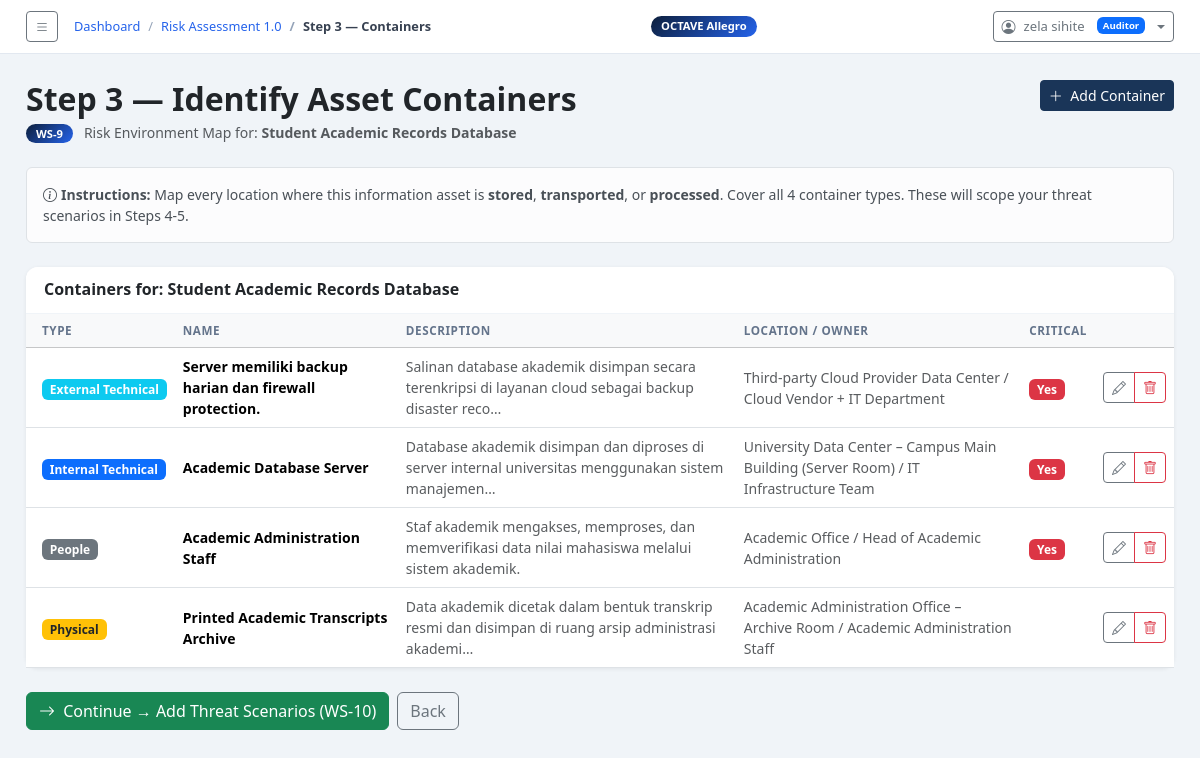
Page /assets/1/containers/ (signed in) on the committed database.
### octave_app/models.py (models this page shows, shortened)
class InformationAsset(models.Model):
    ASSET_OWNER_TYPE = [
        ('internal', 'Internal'),
        ('external', 'External'),
    ]
    assessment        = models.ForeignKey(Assessment, on_delete=models.CASCADE, related_name='assets')
    name              = models.CharField(max_length=255, help_text='Name of the information asset.')
    description       = models.TextField(help_text='Brief description of what this asset is.')
    rationale         = models.TextField(
                            help_text='Why is this asset important? What would happen if it were lost or compromised?')
    owner             = models.CharField(max_length=255, help_text='Person or group responsible for this asset.')
    owner_type        = models.CharField(max_length=10, choices=ASSET_OWNER_TYPE, default='internal')
    req_confidentiality = models.TextField(
                              help_text='Who should have access? What would disclosure cause?')
    req_integrity       = models.TextField(
                              help_text='What accuracy/completeness requirements exist? Impact of modification?')
    req_availability    = models.TextField(
                              help_text='How available must this asset be? Impact of downtime?')
    most_important_req  = models.CharField(max_length=20, choices=CIA_CHOICES,
                              help_text='Which single CIA property is MOST critical for this asset?')
    created_at = models.DateTimeField(default=timezone.now)
    notes      = models.TextField(blank=True)
    class Meta:
        ordering = ['name']

class Assessment(models.Model):
    STATUS_CHOICES = [
        ('draft',       'Draft'),
        ('in_progress', 'In Progress'),
        ('completed',   'Completed'),
    ]
    owner            = models.ForeignKey(User, on_delete=models.SET_NULL, null=True, blank=True,
                           related_name='assessments',
                           help_text='Auditor responsible for this assessment.')
    assigned_auditee = models.ForeignKey(User, on_delete=models.SET_NULL, null=True, blank=True,
                           related_name='assigned_assessments',
                           help_text='Auditee organization being assessed.')
    title          = models.CharField(max_length=255)
    organization   = models.CharField(max_length=255)
    scope          = models.TextField(help_text='Describe the scope and boundaries of this assessment.')
    assessor_name  = models.CharField(max_length=255)
    assessor_email = models.EmailField(blank=True)
    start_date     = models.DateField(default=timezone.now)
    end_date       = models.DateField(null=True, blank=True)
    status         = models.CharField(max_length=20, choices=STATUS_CHOICES, default='draft')
    notes          = models.TextField(blank=True)
    created_at     = models.DateTimeField(default=timezone.now)
    updated_at     = models.DateTimeField(auto_now=True)
    class Meta:
        ordering = ['-created_at']

class AssetContainer(models.Model):
    asset          = models.ForeignKey(InformationAsset, on_delete=models.CASCADE, related_name='containers')
    container_type = models.CharField(max_length=30, choices=CONTAINER_TYPE_CHOICES)
    name           = models.CharField(max_length=255, help_text='Name of this container (e.g. "Email Server", "HR Department")')
    description    = models.TextField(help_text='Describe this container and how the asset is stored/transported/processed here.')
    location       = models.CharField(max_length=255, blank=True,
                         help_text='Physical or network location of this container.')
    owner          = models.CharField(max_length=255, blank=True,
                         help_text='Who owns or manages this container?')
    is_critical    = models.BooleanField(default=False,
                         help_text='Is this a critical container for this asset?')
    notes          = models.TextField(blank=True)
    created_at     = models.DateTimeField(default=timezone.now)
    class Meta:
        ordering = ['container_type', 'name']

### octave_app/views.py (the view)
# urls.py: path('assets/<int:asset_pk>/containers/',         views.step3_containers,      name='step3_containers'),
@login_required
def step3_containers(request, asset_pk):
    asset      = get_object_or_404(InformationAsset, pk=asset_pk)
    containers = asset.containers.all()
    container_guide = [
        ('internal_technical', 'Internal Technical', 'Servers, databases, applications inside the org', '#eff6ff'),
        ('external_technical', 'External Technical', 'Cloud, third-party, vendor systems', '#f0fdfa'),
        ('physical',           'Physical',           'Paper files, offices, storage, portable devices', '#fffbeb'),
        ('people',             'People',             'Staff who store/carry this information as knowledge', '#fdf4ff'),
    ]
    return render(request, 'octave_app/step3_containers.html', {
        'asset': asset, 'containers': containers, 'container_guide': container_guide,
    })

### octave_app/context_processors.py (called while the page is built)
def sidebar_ctx(request):
    return {'octave_steps': OCTAVE_STEPS}

### octave_app/templates/octave_app/step3_containers.html (shortened to what this page needs)
{% extends 'octave_app/base.html' %}
{% block breadcrumb %}
<li class="breadcrumb-item"><a href="{% url 'dashboard' %}">Dashboard</a></li>
<li class="breadcrumb-item"><a href="{% url 'assessment_detail' asset.assessment.pk %}">{{ asset.assessment.title }}</a></li>
<li class="breadcrumb-item active">Step 3 — Containers</li>
{% endblock %}
{% block content %}
<div class="d-flex justify-content-between align-items-start mb-4">
  <div>
    <h2 class="fw-bold mb-1">Step 3 — Identify Asset Containers</h2>
    <p class="text-muted mb-0 small"><span class="ws-badge">WS-9</span> &nbsp; Risk Environment Map for: <strong>{{ asset.name }}</strong></p>
  </div>
  <a href="{% url 'step3_container_add' asset.pk %}" class="btn btn-primary btn-sm"><i class="bi bi-plus-lg me-1"></i> Add Container</a>
</div>
<div class="alert alert-light border small mb-4">
  <strong><i class="bi bi-info-circle me-1"></i>Instructions:</strong>
  Map every location where this information asset is <strong>stored</strong>, <strong>transported</strong>, or <strong>processed</strong>.
  Cover all 4 container types. These will scope your threat scenarios in Steps 4-5.
</div>
{% if containers %}
<div class="card mb-4">
  <div class="card-header"><h6 class="fw-bold mb-0">Containers for: {{ asset.name }}</h6></div>
  <div class="card-body p-0">
    <div class="table-responsive">
      <table class="table table-hover align-middle mb-0">
        <thead class="table-light">
          <tr><th class="ps-3">Type</th><th>Name</th><th>Description</th><th>Location / Owner</th><th>Critical</th><th></th></tr>
        </thead>
        <tbody>
        {% for c in containers %}
        <tr>
          <td class="ps-3"><span class="badge {% if c.container_type == 'internal_technical' %}bg-primary{% elif c.container_type == 'external_technical' %}bg-info{% elif c.container_type == 'physical' %}bg-warning text-dark{% else %}bg-secondary{% endif %} small">{{ c.get_container_type_display }}</span></td>
          <td class="fw-semibold small">{{ c.name }}</td>
          <td class="small text-muted">{{ c.description|truncatechars:100 }}</td>
          <td class="small text-muted">{{ c.location|default:"" }}{% if c.owner %} / {{ c.owner }}{% endif %}</td>
          <td>{% if c.is_critical %}<span class="badge bg-danger">Yes</span>{% endif %}</td>
          <td>
            <div class="btn-group btn-group-sm">
              <a href="{% url 'step3_container_edit' c.pk %}" class="btn btn-outline-secondary"><i class="bi bi-pencil"></i></a>
              <a href="{% url 'step3_container_delete' c.pk %}" class="btn btn-outline-danger"><i class="bi bi-trash"></i></a>
            </div>
          </td>
        </tr>
        {% endfor %}
        </tbody>
      </table>
    </div>
  </div>
</div>
{% else %}
<div class="card mb-4"><div class="card-body text-center py-5 text-muted">
  <i class="bi bi-diagram-3 d-block fs-1 mb-3"></i>
  <p>No containers mapped yet.</p>
  <a href="{% url 'step3_container_add' asset.pk %}" class="btn btn-primary">Add First Container</a>
</div></div>
{% endif %}
<div class="d-flex gap-2">
  <a href="{% url 'step4_threat_add' asset.pk %}" class="btn btn-success"><i class="bi bi-arrow-right me-1"></i> Continue → Add Threat Scenarios (WS-10)</a>
  <a href="{% url 'assessment_detail' asset.assessment.pk %}" class="btn btn-outline-secondary">Back</a>
</div>
{% endblock %}

### octave_app/templates/octave_app/base.html (shortened to what this page needs)
<!DOCTYPE html>
<html lang="en">
<head>
  <link href="https://cdn.jsdelivr.net/npm/bootstrap@5.3.2/dist/css/bootstrap.min.css" rel="stylesheet">
  <link href="https://cdn.jsdelivr.net/npm/bootstrap-icons@1.11.3/font/bootstrap-icons.css" rel="stylesheet">
</head>
<body>
<div class="main full">
  <div class="topbar">
    <div class="d-flex align-items-center gap-3">
      <button class="btn btn-sm btn-outline-secondary" id="toggleSidebar">
        <i class="bi bi-list"></i>
      </button>
      <nav aria-label="breadcrumb">
        <ol class="breadcrumb">
          {% block breadcrumb %}<li class="breadcrumb-item active">Dashboard</li>{% endblock %}
        </ol>
      </nav>
    </div>
    <span class="ws-badge">OCTAVE Allegro</span>
    {% if user.is_authenticated %}
    <div class="dropdown ms-3">
      <button class="btn btn-sm btn-outline-secondary dropdown-toggle d-flex align-items-center gap-2" type="button" data-bs-toggle="dropdown">
        <i class="bi bi-person-circle"></i>
        <span style="font-size:.82rem">{{ user.get_full_name|default:user.username }}</span>
        {% with role=user.profile.role %}
        {% if role == 'admin' %}<span class="badge bg-danger ms-1" style="font-size:.6rem">Admin</span>
        {% elif role == 'auditor' %}<span class="badge bg-primary ms-1" style="font-size:.6rem">Auditor</span>
        {% else %}<span class="badge bg-secondary ms-1" style="font-size:.6rem">Auditee</span>{% endif %}
        {% endwith %}
      </button>
    </div>
    {% endif %}
  </div>
  <div class="content">
    {% block content %}{% endblock %}
  </div>
</div>
</body>
</html>

### octave_app/templates/octave_app/base.html (style rules this page uses)
:root { --navy:#0d1f3c;--navy2:#1a3558;--accent:#2563eb;--sidebar:270px }
body { background:#f0f4f8;font-family:'Segoe UI',system-ui,sans-serif }
.main { margin-left:var(--sidebar); min-height:100vh; display:flex; flex-direction:column; transition:margin-left .3s ease; }
.main.full { margin-left:0 !important; }
.topbar { background:#fff;border-bottom:1px solid #e2e8f0;padding:11px 26px;position:sticky;top:0;z-index:100;display:flex;align-items:center;justify-content:space-between }
.topbar .breadcrumb { margin:0;font-size:.8rem }
.topbar .breadcrumb-item a { color:var(--accent);text-decoration:none }
.topbar .breadcrumb-item.active { color:#374151;font-weight:600 }
.topbar .breadcrumb-item+.breadcrumb-item::before { color:#94a3b8 }
.content { padding:26px;flex:1 }
.card { border:none;border-radius:12px;box-shadow:0 1px 4px rgba(0,0,0,.07) }
.card-header { background:#fff;border-bottom:1px solid #f0f4f8;border-radius:12px 12px 0 0!important;padding:13px 18px }
.ws-badge { background:linear-gradient(135deg,var(--navy),var(--accent));color:#fff;border-radius:16px;padding:2px 10px;font-size:.7rem;font-weight:700 }
.table th { font-size:.73rem;text-transform:uppercase;letter-spacing:.05em;color:#64748b;font-weight:700 }
.btn-primary { background:var(--navy2);border-color:var(--navy2) }

### rows in the picture
InformationAsset: assessment "Risk Assessment 1.0", name "Student Academic Records Database"
AssetContainer: container_type "External Technical", name "Server memiliki backup harian dan firewall protection.", description "Salinan database akademik disimpan secara terenkripsi di layanan cloud sebagai backup disaster reco…", location "Third-party Cloud Provider Data Center", owner "Cloud Vendor + IT Department", is_critical "Yes"
AssetContainer: container_type "Internal Technical", name "Academic Database Server", description "Database akademik disimpan dan diproses di server internal universitas menggunakan sistem manajemen…", location "University Data Center – Campus Main Building (Server Room)", owner "IT Infrastructure Team", is_critical "Yes"
AssetContainer: container_type "People", name "Academic Administration Staff", description "Staf akademik mengakses, memproses, dan memverifikasi data nilai mahasiswa melalui sistem akademik.", location "Academic Office", owner "Head of Academic Administration", is_critical "Yes"
AssetContainer: container_type "Physical", name "Printed Academic Transcripts Archive", description "Data akademik dicetak dalam bentuk transkrip resmi dan disimpan di ruang arsip administrasi akademi…", location "Academic Administration Office – Archive Room", owner "Academic Administration Staff"

### other values in the picture
{{ user.get_full_name|default:user.username }} "zela sihite"
